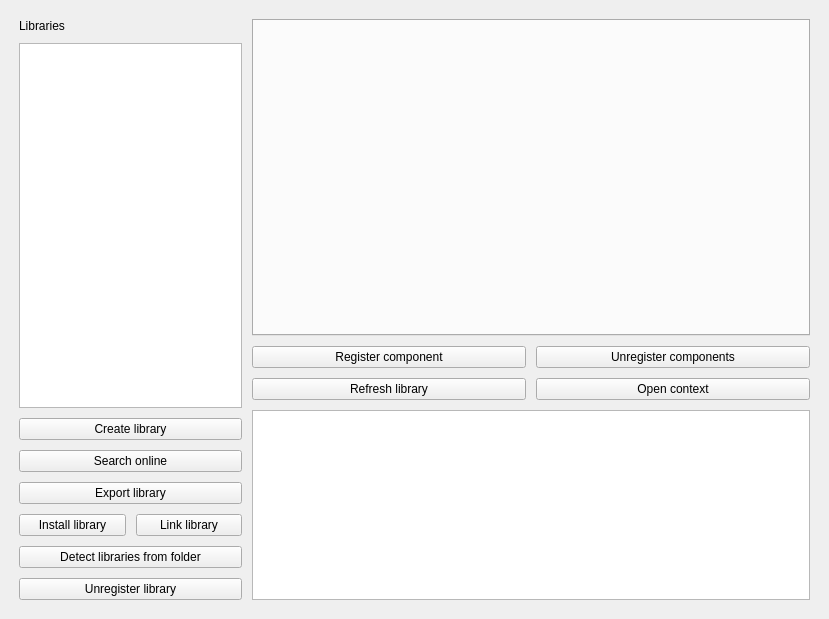
<?xml version="1.0" encoding="UTF-8"?>
<ui version="4.0">
 <class>MainWindow</class>
 <widget class="QMainWindow" name="MainWindow">
  <property name="geometry">
   <rect>
    <x>0</x>
    <y>0</y>
    <width>829</width>
    <height>619</height>
   </rect>
  </property>
  <property name="windowTitle">
   <string>MainWindow</string>
  </property>
  <widget class="QWidget" name="centralwidget">
   <layout class="QHBoxLayout" name="horizontalLayout_2">
    <item>
     <layout class="QHBoxLayout" name="horizontalLayout" stretch="4,10">
      <property name="spacing">
       <number>10</number>
      </property>
      <property name="leftMargin">
       <number>10</number>
      </property>
      <property name="topMargin">
       <number>10</number>
      </property>
      <property name="rightMargin">
       <number>10</number>
      </property>
      <property name="bottomMargin">
       <number>10</number>
      </property>
      <item>
       <layout class="QVBoxLayout" name="verticalLayout">
        <item>
         <widget class="QLabel" name="label">
          <property name="text">
           <string>Libraries</string>
          </property>
         </widget>
        </item>
        <item>
         <widget class="QListWidget" name="libraryListWidget">
          <property name="cursor" stdset="0">
           <cursorShape>ArrowCursor</cursorShape>
          </property>
          <property name="focusPolicy">
           <enum>Qt::NoFocus</enum>
          </property>
         </widget>
        </item>
        <item>
         <layout class="QHBoxLayout" name="horizontalLayout_4">
          <property name="topMargin">
           <number>0</number>
          </property>
          <item>
           <layout class="QVBoxLayout" name="verticalLayout_4">
            <property name="rightMargin">
             <number>0</number>
            </property>
            <item>
             <widget class="QPushButton" name="createLibraryBtn">
              <property name="cursor">
               <cursorShape>PointingHandCursor</cursorShape>
              </property>
              <property name="text">
               <string>Create library</string>
              </property>
             </widget>
            </item>
            <item>
             <widget class="QPushButton" name="searchOnlineBtn">
              <property name="cursor">
               <cursorShape>PointingHandCursor</cursorShape>
              </property>
              <property name="text">
               <string>Search online</string>
              </property>
             </widget>
            </item>
            <item>
             <widget class="QPushButton" name="exportLibraryBtn">
              <property name="cursor">
               <cursorShape>PointingHandCursor</cursorShape>
              </property>
              <property name="text">
               <string>Export library</string>
              </property>
             </widget>
            </item>
            <item>
             <layout class="QHBoxLayout" name="horizontalLayout_3">
              <property name="topMargin">
               <number>0</number>
              </property>
              <item>
               <widget class="QPushButton" name="installLibraryBtn">
                <property name="cursor">
                 <cursorShape>PointingHandCursor</cursorShape>
                </property>
                <property name="text">
                 <string>Install library</string>
                </property>
               </widget>
              </item>
              <item>
               <widget class="QPushButton" name="linkLibraryBtn">
                <property name="cursor">
                 <cursorShape>PointingHandCursor</cursorShape>
                </property>
                <property name="text">
                 <string>Link library</string>
                </property>
               </widget>
              </item>
             </layout>
            </item>
            <item>
             <widget class="QPushButton" name="detectLibrariesFromFolderBtn">
              <property name="text">
               <string>Detect libraries from folder</string>
              </property>
             </widget>
            </item>
            <item>
             <widget class="QPushButton" name="unregisterLibraryBtn">
              <property name="cursor">
               <cursorShape>PointingHandCursor</cursorShape>
              </property>
              <property name="text">
               <string>Unregister library</string>
              </property>
             </widget>
            </item>
           </layout>
          </item>
         </layout>
        </item>
       </layout>
      </item>
      <item>
       <layout class="QVBoxLayout" name="verticalLayout_3" stretch="10,2,6">
        <property name="rightMargin">
         <number>0</number>
        </property>
        <item>
         <widget class="QTabWidget" name="tabWidget">
          <property name="currentIndex">
           <number>-1</number>
          </property>
         </widget>
        </item>
        <item>
         <layout class="QGridLayout" name="gridLayout">
          <property name="topMargin">
           <number>0</number>
          </property>
          <item row="0" column="1">
           <widget class="QPushButton" name="unregisterComponentBtn">
            <property name="cursor">
             <cursorShape>PointingHandCursor</cursorShape>
            </property>
            <property name="text">
             <string>Unregister components</string>
            </property>
           </widget>
          </item>
          <item row="0" column="0">
           <widget class="QPushButton" name="registerComponentBtn">
            <property name="cursor">
             <cursorShape>PointingHandCursor</cursorShape>
            </property>
            <property name="text">
             <string>Register component</string>
            </property>
           </widget>
          </item>
          <item row="1" column="0">
           <widget class="QPushButton" name="refreshLibraryBtn">
            <property name="cursor">
             <cursorShape>PointingHandCursor</cursorShape>
            </property>
            <property name="text">
             <string>Refresh library</string>
            </property>
           </widget>
          </item>
          <item row="1" column="1">
           <widget class="QPushButton" name="openContextBtn">
            <property name="cursor">
             <cursorShape>PointingHandCursor</cursorShape>
            </property>
            <property name="text">
             <string>Open context</string>
            </property>
           </widget>
          </item>
         </layout>
        </item>
        <item>
         <widget class="QTextEdit" name="logTxt">
          <property name="focusPolicy">
           <enum>Qt::NoFocus</enum>
          </property>
          <property name="readOnly">
           <bool>true</bool>
          </property>
         </widget>
        </item>
       </layout>
      </item>
     </layout>
    </item>
   </layout>
  </widget>
 </widget>
 <resources/>
 <connections/>
</ui>
